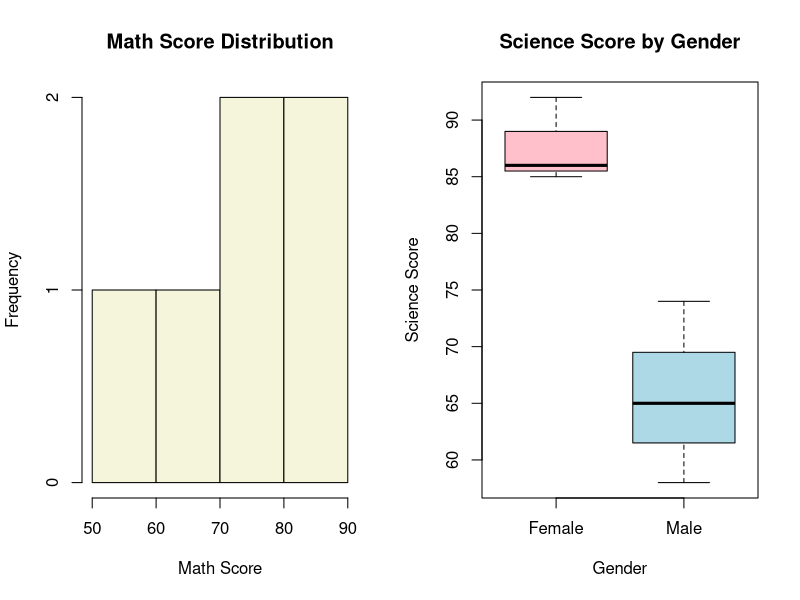
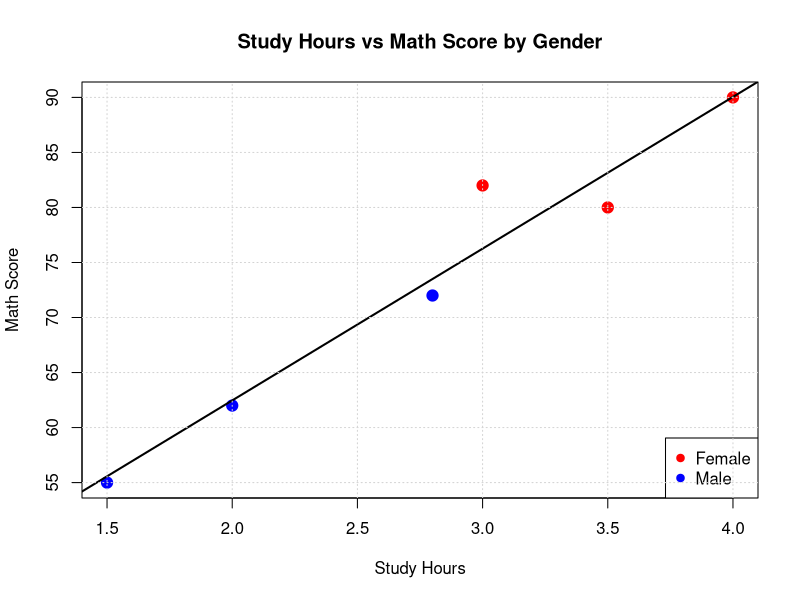
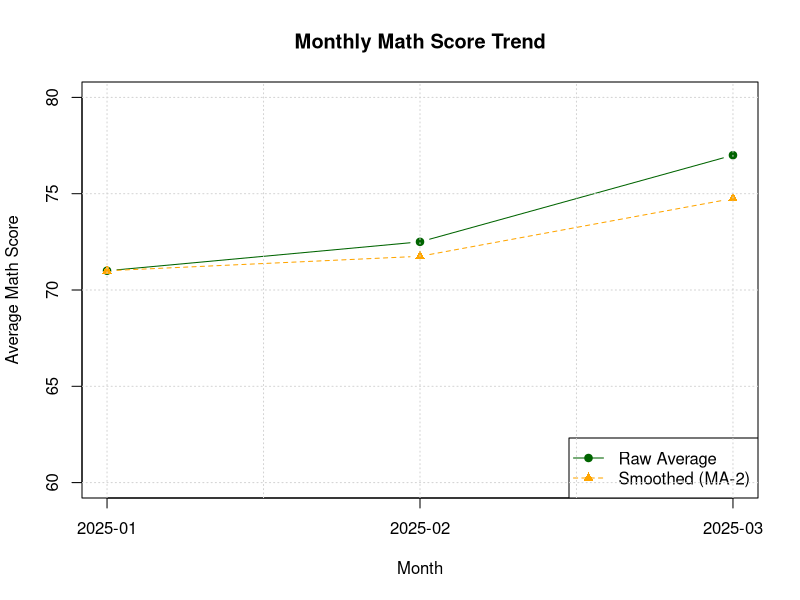
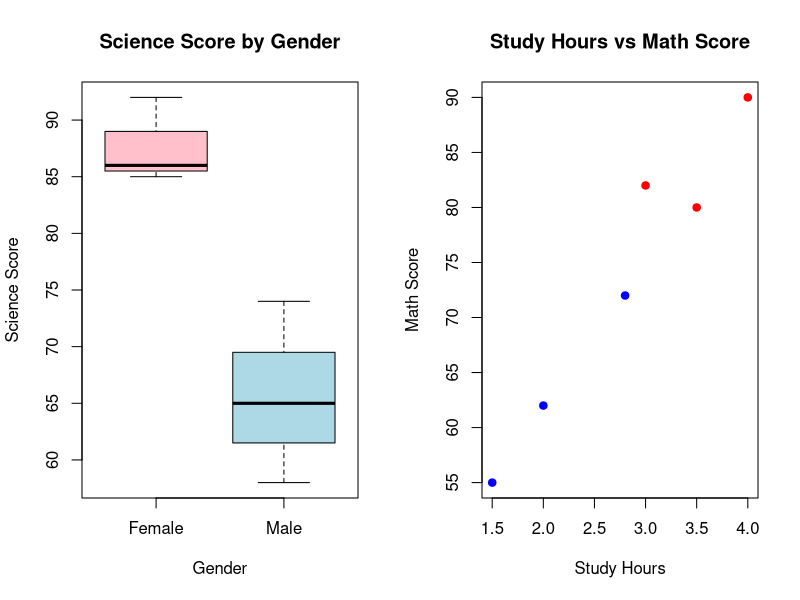

The R script that drew these images, in order:
# Experiment 15: Student Mini Data Analysis
# Course: Data Handling and Visualization

# Dataset import
df15 <- read.csv("data/Student_Mini_Data.csv")
cat("--- Experiment 15: Student Mini Data Analysis ---\n")
print(df15)

# Q1: Plot a histogram for Math_Score. Draw a boxplot of Science_Score by Gender.
png("outputs/exp15_q1_hist_boxplot.png", width=1000, height=500)
par(mfrow=c(1,2))
hist(df15$Math_Score, col="beige", xlab="Math Score", ylab="Frequency", main="Math Score Distribution")
boxplot(Science_Score ~ Gender, data=df15, col=c("pink", "lightblue"), 
        xlab="Gender", ylab="Science Score", main="Science Score by Gender")
dev.off()

# Q2: Create a scatter plot between Study_Hours and Math_Score. Use different colors for Gender. Add a regression line.
png("outputs/exp15_q2_scatter_regression.png", width=800, height=600)
plot(df15$Study_Hours, df15$Math_Score, col=ifelse(df15$Gender=="Male", "blue", "red"), pch=19, cex=1.5,
     xlab="Study Hours", ylab="Math Score", main="Study Hours vs Math Score by Gender")
legend("bottomright", legend=c("Female", "Male"), col=c("red", "blue"), pch=19)
abline(lm(Math_Score ~ Study_Hours, data=df15), col="black", lwd=2)
grid()
dev.off()
cat("Insight: Clear positive correlation shows that more study hours lead to higher math scores for both genders.\n")

# Q3: Convert Exam_Date into Date format. Calculate monthly average Math scores. Plot a line chart. Apply moving average smoothing.
df15$Date_Obj <- as.Date(df15$Exam_Date, "%Y-%m-%d")
df15$Month <- format(df15$Date_Obj, "%Y-%m")
monthly_math_avg <- aggregate(Math_Score ~ Month, data=df15, mean)

# Moving average (Window = 2)
ma_math <- numeric(nrow(monthly_math_avg))
for (i in 1:nrow(monthly_math_avg)) {
  if (i == 1) {
    ma_math[i] <- monthly_math_avg$Math_Score[i]
  } else {
    ma_math[i] <- (monthly_math_avg$Math_Score[i] + monthly_math_avg$Math_Score[i-1]) / 2
  }
}
monthly_math_avg$Smoothed_Math_Score <- ma_math
print(monthly_math_avg)

png("outputs/exp15_q3_monthly_trend.png", width=800, height=600)
plot(1:nrow(monthly_math_avg), monthly_math_avg$Math_Score, type="b", xaxt="n", col="darkgreen", pch=19,
     xlab="Month", ylab="Average Math Score", main="Monthly Math Score Trend", ylim=c(60, 80))
lines(1:nrow(monthly_math_avg), monthly_math_avg$Smoothed_Math_Score, type="b", col="orange", lty=2, pch=17)
axis(1, at=1:nrow(monthly_math_avg), labels=monthly_math_avg$Month)
legend("bottomright", legend=c("Raw Average", "Smoothed (MA-2)"), col=c("darkgreen", "orange"), lty=c(1,2), pch=c(19,17))
grid()
dev.off()

# Q4: Develop a Tableau dashboard simulation.
png("outputs/exp15_q4_dashboard_simulation.png", width=1200, height=600)
par(mfrow=c(1,2))
boxplot(Science_Score ~ Gender, data=df15, col=c("pink", "lightblue"), 
        xlab="Gender", ylab="Science Score", main="Science Score by Gender")
plot(df15$Study_Hours, df15$Math_Score, col=ifelse(df15$Gender=="Male", "blue", "red"), pch=19,
     xlab="Study Hours", ylab="Math Score", main="Study Hours vs Math Score")
dev.off()
cat("Experiment 15 successfully completed. Plots saved to outputs/.\n\n")
